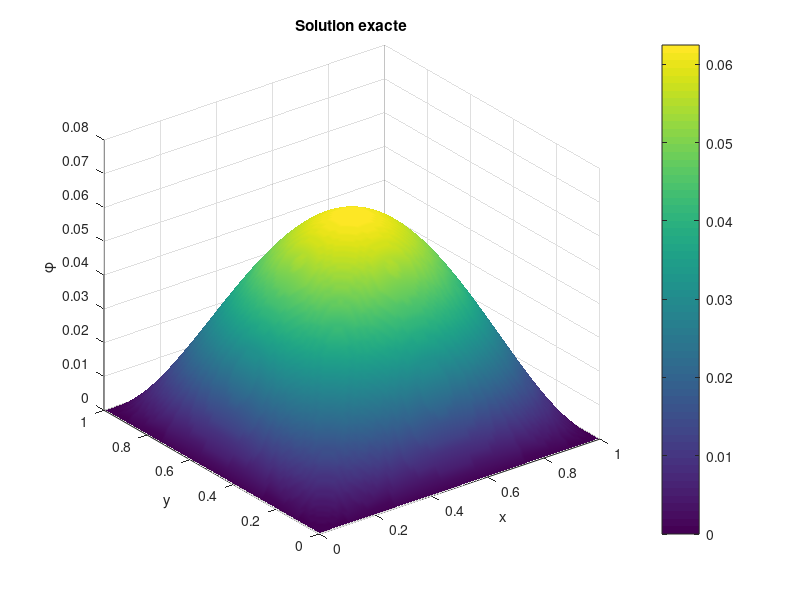
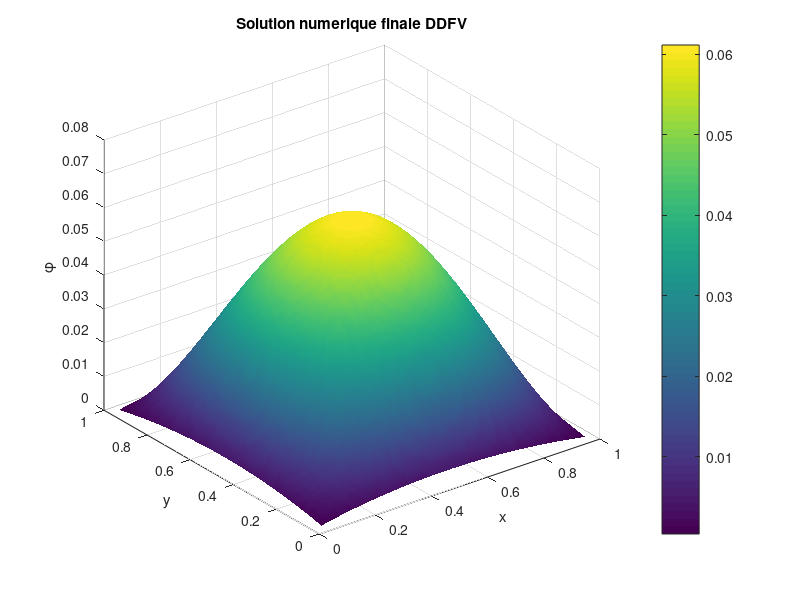

These figures' MATLAB source, in order:
% Impl?mentation de la M?thode des Volumes Finies en Dualit? Discr?te(DDFVM)
clear all; clc;

%% Param?tres du probl?me
h = 0.05;  % taille de maille
N = 1/h;   % nombre de cellules par dimension

% Tenseur de perm?abilit? anisotrope
D = [2, 1; 1, 3];

%% G?n?ration des grilles
% Grille primale (centres)
[xp, yp] = meshgrid(h/2:h:1-h/2, h/2:h:1-h/2);
% Grille duale (sommets)  
[xd, yd] = meshgrid(0:h:1, 0:h:1);

% Conversion en vecteurs
xp = xp(:); yp = yp(:);
xd = xd(:); yd = yd(:);

%% Dimensions
n_prim = length(xp);    % N^2 points primaux
n_dual = length(xd);    % (N+1)^2 points duaux  
total_dof = n_prim + n_dual;

%% Initialisation du syst?me global
A_global = zeros(total_dof);
F_global = zeros(total_dof, 1);

%% Fonction source (Test Problem 1)
f_source = @(x,y) 8*y - 4*y^2 + 10*x - 6*x^2 - 7*x*y - x^2*y - x*y^2 + x^2*y^2 - 2;

% Solution exacte analytique pour le test 
uexact = @(x,y) x.*y.*(1 - x).*(1 - y);


%% ASSEMBLAGE DES EQUATIONS PRIMALES (Equation 12)
for i = 1:N
    for j = 1:N
        
        % Index global du point primal courant
        idx_current = (j-1)*N + i;
        
        % Tenseur de perm?abilit?
        D_ij = D; D_ip1j = D; D_im1j = D; D_ijp1 = D; D_ijm1 = D;
        
        % Calcul des coefficients alpha
        alpha_center = 2*D_ij(2,2)*D_ijp1(2,2)/(D_ij(2,2)+D_ijp1(2,2)) + ...
                       2*D_ij(2,2)*D_ijm1(2,2)/(D_ij(2,2)+D_ijm1(2,2)) + ...
                       2*D_ij(1,1)*D_im1j(1,1)/(D_ij(1,1)+D_im1j(1,1)) + ...
                       2*D_ij(1,1)*D_ip1j(1,1)/(D_ij(1,1)+D_ip1j(1,1));
        
        alpha_north = -2*D_ij(2,2)*D_ijp1(2,2)/(D_ij(2,2)+D_ijp1(2,2));
        alpha_south = -2*D_ij(2,2)*D_ijm1(2,2)/(D_ij(2,2)+D_ijm1(2,2));
        alpha_east = -2*D_ij(1,1)*D_ip1j(1,1)/(D_ij(1,1)+D_ip1j(1,1));
        alpha_west = -2*D_ij(1,1)*D_im1j(1,1)/(D_ij(1,1)+D_im1j(1,1));
        
        alpha_ne = -(D_ij(2,2)*D_ijp1(2,1) + D_ijp1(2,2)*D_ij(2,1))/(D_ij(2,2)+D_ijp1(2,2)) - ...
                   (D_ij(1,1)*D_ip1j(1,2) + D_ip1j(1,1)*D_ij(1,2))/(D_ij(1,1)+D_ip1j(1,1));
        
        alpha_nw = (D_ij(2,2)*D_ijp1(2,1) + D_ijp1(2,2)*D_ij(2,1))/(D_ij(2,2)+D_ijp1(2,2)) + ...
                   (D_ij(1,1)*D_im1j(1,2) + D_im1j(1,1)*D_ij(1,2))/(D_ij(1,1)+D_im1j(1,1));
        
        alpha_se = (D_ij(2,2)*D_ijm1(2,1) + D_ijm1(2,2)*D_ij(2,1))/(D_ij(2,2)+D_ijm1(2,2)) + ...
                   (D_ij(1,1)*D_ip1j(1,2) + D_ip1j(1,1)*D_ij(1,2))/(D_ij(1,1)+D_ip1j(1,1));
        
        alpha_sw = -(D_ij(2,2)*D_ijm1(2,1) + D_ijm1(2,2)*D_ij(2,1))/(D_ij(2,2)+D_ijm1(2,2)) - ...
                   (D_ij(1,1)*D_im1j(1,2) + D_im1j(1,1)*D_ij(1,2))/(D_ij(1,1)+D_im1j(1,1));
        
        % Terme diagonal
        A_global(idx_current, idx_current) = alpha_center;
        
        % Voisins primaux NORD
        if j < N
            idx_north = (j)*N + i;
            A_global(idx_current, idx_north) = alpha_north;
        end
        
        % Voisins primaux SUD
        if j > 1
            idx_south = (j-2)*N + i;
            A_global(idx_current, idx_south) = alpha_south;
        end
        
        % Voisins primaux EST
        if i < N
            idx_east = (j-1)*N + (i+1);
            A_global(idx_current, idx_east) = alpha_east;
        end
        
        % Voisins primaux OUEST
        if i > 1
            idx_west = (j-1)*N + (i-1);
            A_global(idx_current, idx_west) = alpha_west;
        end
        
        % Voisins duaux NORD-EST
        if i < N && j < N
            idx_ne = n_prim + (j)*(N+1) + (i+1);
            A_global(idx_current, idx_ne) = alpha_ne;
        end
        
        % Voisins duaux NORD-OUEST
        if i > 1 && j < N
            idx_nw = n_prim + (j)*(N+1) + i;
            A_global(idx_current, idx_nw) = alpha_nw;
        end
        
        % Voisins duaux SUD-EST
        if i < N && j > 1
            idx_se = n_prim + (j-1)*(N+1) + (i+1);
            A_global(idx_current, idx_se) = alpha_se;
        end
        
        % Voisins duaux SUD-OUEST
        if i > 1 && j > 1
            idx_sw = n_prim + (j-1)*(N+1) + i;
            A_global(idx_current, idx_sw) = alpha_sw;
        end
        
        % Terme source
        x_coord = (i-0.5)*h;
        y_coord = (j-0.5)*h;
        F_global(idx_current) = h^2 * f_source(x_coord, y_coord);
    end
end

%% ASSEMBLAGE DES EQUATIONS DUALES
for i = 0:N
    for j = 0:N
        
        % Index global du point dual courant
        idx_current_dual = n_prim + j*(N+1) + i + 1;
        
        % Equations duales seulement pour l'int?rieur
        if i > 0 && i < N && j > 0 && j < N
            
            % Coefficients beta
            D_ij = D; D_ip1j = D; D_im1j = D; D_ijp1 = D; D_ijm1 = D;
            D_ip1jp1 = D;
            
            % Coefficient diagonal beta
            beta_center = (D_ijp1(2,2) + D_ip1jp1(2,2))/2 - ...
                         (D_ip1jp1(1,2) - D_ijp1(1,2))^2/(2*(D_ijp1(1,1) + D_ip1jp1(1,1))) + ...
                         (D_ij(2,2) + D_ip1j(2,2))/2 - ...
                         (D_ip1j(1,2) - D_ij(1,2))^2/(2*(D_ij(1,1) + D_ip1j(1,1))) + ...
                         (D_ip1jp1(1,1) + D_ip1j(1,1))/2 - ...
                         (D_ip1jp1(2,1) - D_ip1j(2,1))^2/(2*(D_ip1jp1(2,2) + D_ip1j(2,2))) + ...
                         (D_ij(1,1) + D_ijp1(1,1))/2 - ...
                         (D_ijp1(2,1) - D_ij(2,1))^2/(2*(D_ijp1(2,2) + D_ij(2,2)));
            
            A_global(idx_current_dual, idx_current_dual) = beta_center;
            
            % Voisins duaux NORD
            if j < N-1
                idx_dual_north = n_prim + (j+1)*(N+1) + i + 1;
                beta_north = -(D_ijp1(2,2) + D_ip1jp1(2,2))/2 + ...
                            (D_ip1jp1(1,2) - D_ijp1(1,2))^2/(2*(D_ijp1(1,1) + D_ip1jp1(1,1)));
                A_global(idx_current_dual, idx_dual_north) = beta_north;
            end
            
            % Voisins duaux SUD
            if j > 1
                idx_dual_south = n_prim + (j-1)*(N+1) + i + 1;
                beta_south = -(D_ij(2,2) + D_ip1j(2,2))/2 + ...
                            (D_ip1j(1,2) - D_ij(1,2))^2/(2*(D_ij(1,1) + D_ip1j(1,1)));
                A_global(idx_current_dual, idx_dual_south) = beta_south;
            end
            
            % Voisins duaux EST
            if i < N-1
                idx_dual_east = n_prim + j*(N+1) + i + 2;
                beta_east = -(D_ip1jp1(1,1) + D_ip1j(1,1))/2 + ...
                           (D_ip1jp1(2,1) - D_ip1j(2,1))^2/(2*(D_ip1jp1(2,2) + D_ip1j(2,2)));
                A_global(idx_current_dual, idx_dual_east) = beta_east;
            end
            
            % Voisins duaux OUEST
            if i > 1
                idx_dual_west = n_prim + j*(N+1) + i;
                beta_west = -(D_ij(1,1) + D_ijp1(1,1))/2 + ...
                           (D_ijp1(2,1) - D_ij(2,1))^2/(2*(D_ijp1(2,2) + D_ij(2,2)));
                A_global(idx_current_dual, idx_dual_west) = beta_west;
            end
            
            % Voisins primaux connect?s
            % Point (i,j)
            if i >= 1 && i <= N && j >= 1 && j <= N
                idx_prim_ij = (j-1)*N + i;
                beta_ij = -(D_ip1j(1,1)*D_ij(2,1) + D_ij(1,1)*D_ip1j(2,1))/(D_ij(1,1) + D_ip1j(1,1)) - ...
                          (D_ijp1(2,2)*D_ij(1,2) + D_ij(2,2)*D_ijp1(1,2))/(D_ij(2,2) + D_ijp1(2,2));
                A_global(idx_current_dual, idx_prim_ij) = beta_ij;
            end
            
            % Point (i,j+1)
            if i >= 1 && i <= N && j+1 >= 1 && j+1 <= N
                idx_prim_ijp1 = (j)*N + i;
                beta_ijp1 = (D_ijp1(1,1)*D_ip1jp1(2,1) + D_ip1jp1(1,1)*D_ijp1(2,1))/(D_ijp1(1,1) + D_ip1jp1(1,1)) + ...
                            (D_ijp1(2,2)*D_ij(1,2) + D_ij(2,2)*D_ijp1(1,2))/(D_ij(2,2) + D_ijp1(2,2));
                A_global(idx_current_dual, idx_prim_ijp1) = beta_ijp1;
            end
            
            % Point (i+1,j)
            if i+1 >= 1 && i+1 <= N && j >= 1 && j <= N
                idx_prim_ip1j = (j-1)*N + (i+1);
                beta_ip1j = (D_ip1j(1,1)*D_ij(2,1) + D_ij(1,1)*D_ip1j(2,1))/(D_ij(1,1) + D_ip1j(1,1)) + ...
                           (D_ip1j(2,2)*D_ip1jp1(1,2) + D_ip1jp1(2,2)*D_ip1j(2,1))/(D_ip1j(2,2) + D_ip1jp1(2,2));
                A_global(idx_current_dual, idx_prim_ip1j) = beta_ip1j;
            end
            
            % Point (i+1,j+1)
            if i+1 >= 1 && i+1 <= N && j+1 >= 1 && j+1 <= N
                idx_prim_ip1jp1 = (j)*N + (i+1);
                beta_ip1jp1 = -(D_ijp1(1,1)*D_ip1jp1(2,1) + D_ip1jp1(1,1)*D_ijp1(2,1))/(D_ijp1(1,1) + D_ip1jp1(1,1)) - ...
                              (D_ip1j(2,2)*D_ip1jp1(1,2) + D_ip1jp1(2,2)*D_ip1j(2,1))/(D_ip1j(2,2) + D_ip1jp1(2,2));
                A_global(idx_current_dual, idx_prim_ip1jp1) = beta_ip1jp1;
            end
            
            % Terme source dual
            x_coord_dual = i*h;
            y_coord_dual = j*h;
            F_global(idx_current_dual) = h^2 * f_source(x_coord_dual, y_coord_dual);
        end
    end
end

%% APPLICATION DES CONDITIONS AUX LIMITES DIRICHLET
% Conditions Dirichlet homog?nes sur tous les bords

% Bords primaux (? = 0 sur ??)
for i = 1:N
    
    % Bord inf?rieur (j=1)
    idx_bottom = (1-1)*N + i;
    A_global(idx_bottom, :) = 0;
    A_global(idx_bottom, idx_bottom) = 1;
    F_global(idx_bottom) = 0;
    
    % Bord sup?rieur (j=N)
    idx_top = (N-1)*N + i;
    A_global(idx_top, :) = 0;
    A_global(idx_top, idx_top) = 1;
    F_global(idx_top) = 0;
end

for j = 1:N
    
    % Bord gauche (i=1)
    idx_left = (j-1)*N + 1;
    A_global(idx_left, :) = 0;
    A_global(idx_left, idx_left) = 1;
    F_global(idx_left) = 0;
    
    % Bord droit (i=N)
    idx_right = (j-1)*N + N;
    A_global(idx_right, :) = 0;
    A_global(idx_right, idx_right) = 1;
    F_global(idx_right) = 0;
end

% Bords duaux (? = 0 sur ??)

for i = 0:N
    
    % Bord inf?rieur dual (j=0)
    idx_dual_bottom = n_prim + 0*(N+1) + i + 1;
    A_global(idx_dual_bottom, :)=0;
    A_global(idx_dual_bottom, idx_dual_bottom) = 1;
    F_global(idx_dual_bottom) = 0;
    
    % Bord sup?rieur dual (j=N)
    idx_dual_top = n_prim + N*(N+1) + i + 1;
    A_global(idx_dual_top, :) = 0;
    A_global(idx_dual_top, idx_dual_top) = 1;
    F_global(idx_dual_top) = 0;
end

for j = 0:N
    
    % Bord gauche dual (i=0)
    idx_dual_left = n_prim + j*(N+1) + 0 + 1;
    A_global(idx_dual_left, :) = 0;
    A_global(idx_dual_left, idx_dual_left) = 1;
    F_global(idx_dual_left) = 0;
    
    % Bord droit dual (i=N)
    idx_dual_right = n_prim + j*(N+1) + N + 1;
    A_global(idx_dual_right, :) = 0;
    A_global(idx_dual_right, idx_dual_right) = 1;
    F_global(idx_dual_right) = 0;
end

%% RESOLUTION DU SYSTEME LINEAIRE
fprintf('Resolution du systeme DDFV...\n');
fprintf('Taille du systeme: %d x %d\n', total_dof, total_dof);
fprintf('Nombre de points primaux: %d\n', n_prim);
fprintf('Nombre de points duaux: %d\n', n_dual);

% V?rification que la matrice n'est pas singuli?re
if rank(A_global) < total_dof
    warning('La matrice est singuli?re ou mal conditionn?e');
end

% R?solution
phi_solution = A_global \ F_global;

% Extraction des solutions primale et duale
phi_prim = phi_solution(1:n_prim);
phi_dual = phi_solution(n_prim+1:end);

%% SOLUTION EXACTE (Test)
phi_exact_prim = zeros(n_prim, 1);
for i = 1:n_prim
    x = xp(i); y = yp(i);
    phi_exact_prim(i) = (x*y)*(1-y)*(1-x);
end

phi_exact_dual = zeros(n_dual, 1);
for i = 1:n_dual
    x = xd(i); y = yd(i);
    phi_exact_dual(i) = (x*y)*(1-y)*(1-x);
end

% Reformater les coordonn?es primales et duales en matrices
Xp = reshape(xp, N, N);
Yp = reshape(yp, N, N);
PhiP = reshape(phi_prim, N, N);

Xd = reshape(xd, N+1, N+1);
Yd = reshape(yd, N+1, N+1);
PhiD = reshape(phi_dual, N+1, N+1);

% Cr?ation d'une grille fine pour interpolation
[Xplot, Yplot] = meshgrid(linspace(0,1,100), linspace(0,1,100));

% Interpolation de la solution primale num?rique sur la grille fine
Ui_prim = interp2(Xp, Yp, PhiP, Xplot, Yplot, 'linear');

% Interpoler la solution duale num?rique sur la grille fine
Ui_dual = interp2(Xd, Yd, PhiD, Xplot, Yplot, 'linear');

% Moyenne pond?r?e des interpolations num?riques
Ui_final = (Ui_prim + Ui_dual)/2;

% Calcul solution exacte sur la grille fine
Ue = uexact(Xplot, Yplot);

% Trac? de la solution exacte
figure;
surf(Xplot, Yplot, Ue);
shading interp;
title('Solution exacte');
xlabel('x'); ylabel('y'); zlabel('\phi');
colorbar;
view(3);

% Trac? de la solution num?rique finale
figure;
surf(Xplot, Yplot, Ui_final);
shading interp;
title('Solution numerique finale DDFV');
xlabel('x'); ylabel('y'); zlabel('\phi');
colorbar;
